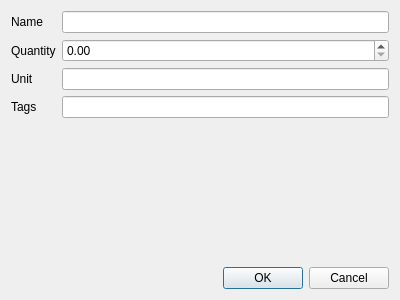
<?xml version="1.0" encoding="UTF-8"?>
<ui version="4.0">
 <class>RAddItemDialog</class>
 <widget class="QDialog" name="RAddItemDialog">
  <property name="geometry">
   <rect>
    <x>0</x>
    <y>0</y>
    <width>400</width>
    <height>300</height>
   </rect>
  </property>
  <property name="windowTitle">
   <string>Add Item</string>
  </property>
  <layout class="QVBoxLayout" name="verticalLayout">
   <item>
    <layout class="QFormLayout" name="formLayout">
     <item row="0" column="0">
      <widget class="QLabel" name="labelName">
       <property name="text">
        <string>Name</string>
       </property>
      </widget>
     </item>
     <item row="0" column="1">
      <widget class="QLineEdit" name="nameLineEdit"/>
     </item>
     <item row="1" column="0">
      <widget class="QLabel" name="labelQty">
       <property name="text">
        <string>Quantity</string>
       </property>
      </widget>
     </item>
     <item row="1" column="1">
      <widget class="QDoubleSpinBox" name="qtySpin">
       <property name="maximum">
        <double>999999.000000000000000</double>
       </property>
      </widget>
     </item>
     <item row="2" column="0">
      <widget class="QLabel" name="labelUnit">
       <property name="text">
        <string>Unit</string>
       </property>
      </widget>
     </item>
     <item row="2" column="1">
      <widget class="QLineEdit" name="unitLineEdit"/>
     </item>
     <item row="3" column="0">
      <widget class="QLabel" name="labelTags">
       <property name="text">
        <string>Tags</string>
       </property>
      </widget>
     </item>
     <item row="3" column="1">
      <widget class="QLineEdit" name="tagsLineEdit"/>
     </item>
    </layout>
   </item>
   <item>
    <widget class="QDialogButtonBox" name="buttonBox">
     <property name="orientation">
      <enum>Qt::Horizontal</enum>
     </property>
     <property name="standardButtons">
      <set>QDialogButtonBox::Cancel|QDialogButtonBox::Ok</set>
     </property>
    </widget>
   </item>
  </layout>
 </widget>
 <resources/>
 <connections/>
</ui>
